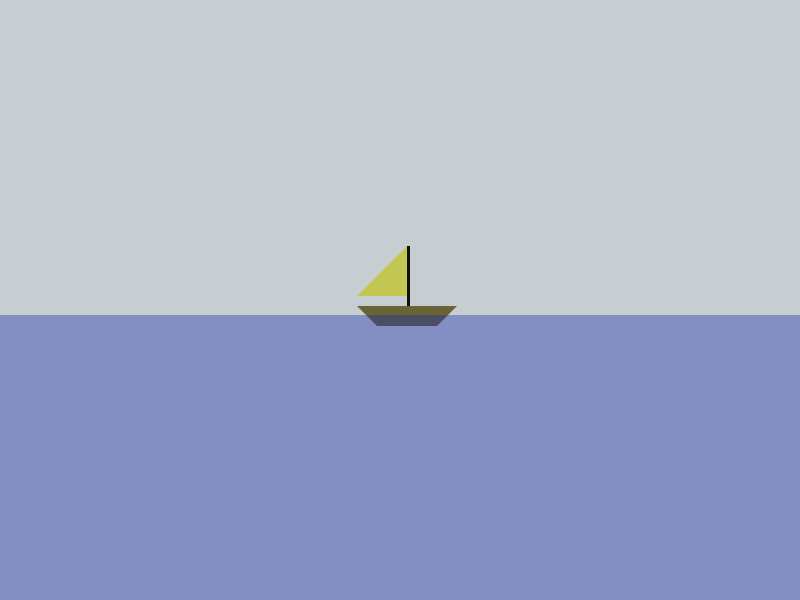
Frame 1 (no input)
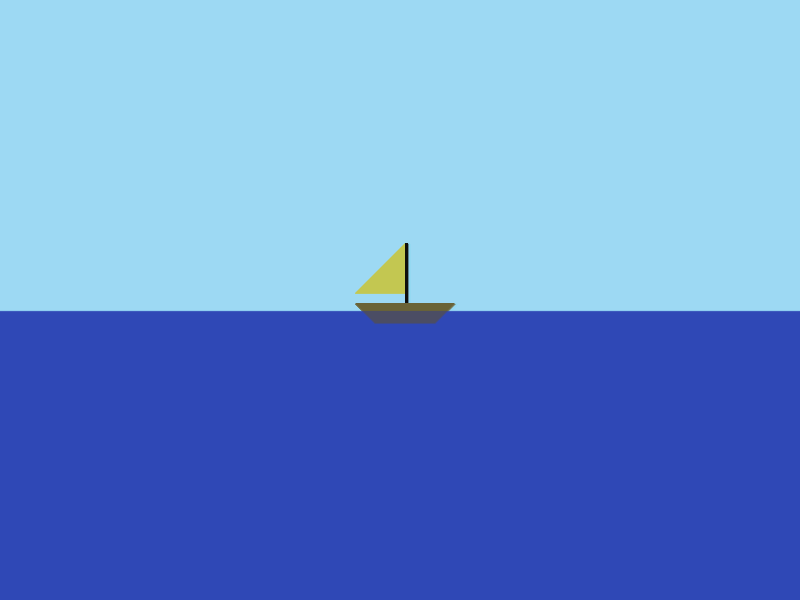
Frame 60 (the mouse pressed at the canvas centre just before this capture)
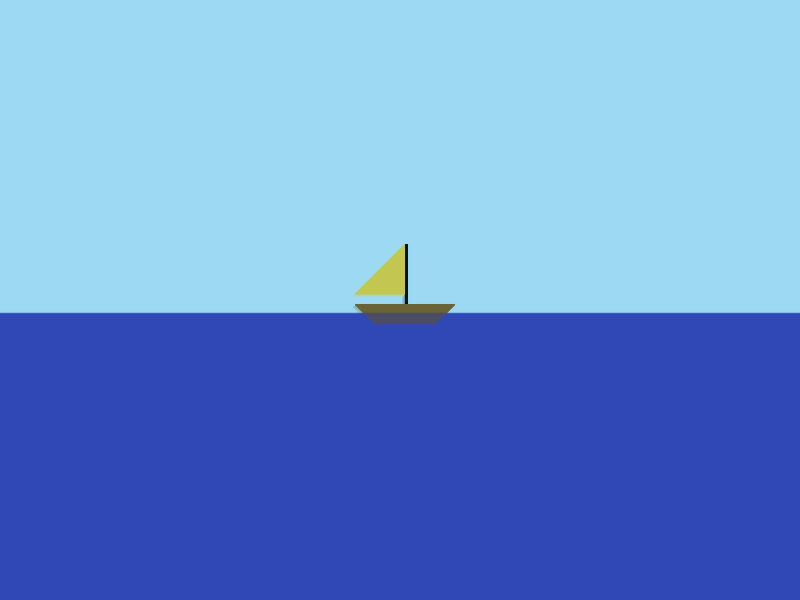
Frame 120 (the mouse held since frame 60 and released just before this capture)

The Processing sketch that drew these frames (run headless with seeded random() and noise(); from frame 60 on, the mouse is pressed at the canvas centre):

// Processing sketch: barco
// ── barco.pde

float yoff = 0.0;
float xoff = 10.0;
int numbarcos = 1;
int[] xbarcos = {0,0,0,0,0,0};
int sealevel;

void setup() {
  size(800, 600);
  noStroke();
  xbarcos[0] = width/2;
  sealevel = height/2;
}

void draw() {
  fill(150,225,250, 30);
  rect(0,0,width,height);
  xoff += 0.01;
  yoff += 0.02;
  for (int i = 0; i < numbarcos; i++){
    pintarBarco(xbarcos[i],sealevel);
  }
  float ynoise = noise(yoff) * height/30 + sealevel + 3;
  fill(27,44,170, 100);
  rect(0,ynoise, width, height - ynoise);
}

void pintarBarco(int x,int y) {
  x = int(noise(xoff) * width/30 + x);
  y = int(noise(yoff) * height/60 + y);
  fill(15,15,12);
  rect(x,y-60,3,60);
  fill(195,199,81);
  triangle(x,y-10, x,y-60, x-50,y-10);
  fill(106,99,54);
  quad(x-50,y, x+50,y, x+30,y+20, x-30,y+20);
}

void mousePressed(){
  xbarcos[numbarcos] = mouseX;
  numbarcos++;
}
